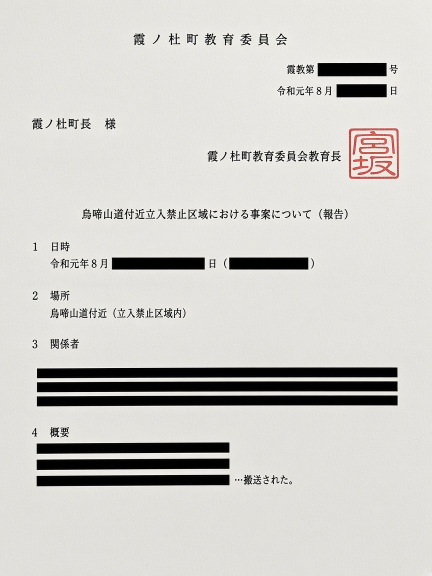
#> input picture scripts/pdf/assets/joho-scan-p2.jpg, 864 x 1152 px (shown at 1/2 size)
$ python -i to_scan_pdf.py   (imports and definitions only)   (older library calls are emulated)
#> lines starting #> are read from the running program, lines starting #| are printed output that depends on the picture; after the words box and inside, x2 and y2 are one past the last pixel; in counts of white or black regions, pixels touching at a corner belong together
"""Typst で組んだ公文書を、コピー機を通したスキャンに近づける。

紙は白のままにする。変えるのは文字で、縁をぼかし、輪郭を少し欠いて、インクの濃さにムラを付ける。
傾きは 0.1〜0.2 度。不開示の帯は、縁だけトナーのスレにし、内側は検査が通るほぼ一様な黒にする。

  python scripts/pdf/to_scan_pdf.py 入力.pdf 出力ディレクトリ
"""
from __future__ import annotations

import sys
from pathlib import Path

import cv2
import fitz
import numpy as np
from PIL import Image

A4 = (1985, 2808)  # 240dpi


def _bars(gray: np.ndarray) -> np.ndarray:
    """太い黒の帯のマスク。細い文字は含めない。"""
    h, w = gray.shape
    dark = gray < 48
    mask = np.zeros((h, w), np.uint8)
    runs: list[tuple[int, int, int]] = []
    for y in range(h):
        row = dark[y]
        x = 0
        while x < w:
            if row[x]:
                x0 = x
                while x < w and row[x]:
                    x += 1
                if x - x0 > 70:
                    runs.append((y, x0, x))
            else:
                x += 1
    used = [False] * len(runs)
    for i, (y, x0, x1) in enumerate(runs):
        if used[i]:
            continue
        used[i] = True
        y0, y1, ax0, ax1 = y, y, x0, x1
        grew = True
        while grew:
            grew = False
            for j, (yy, bx0, bx1) in enumerate(runs):
                if used[j] or yy < y0 or yy > y1 + 3:
                    continue
                if min(ax1, bx1) - max(ax0, bx0) < 40:
                    continue
                used[j] = True
                y1 = max(y1, yy)
                ax0, ax1 = min(ax0, bx0), max(ax1, bx1)
                grew = True
        if y1 - y0 >= 7:
            mask[y0 : y1 + 1, ax0:ax1] = 255
    return mask


def _scanned_type(rgb: np.ndarray, bars: np.ndarray, rng: np.random.Generator) -> np.ndarray:
    """紙は白。文字と罫線の輪郭だけ、スキャンのようにぼかし、欠き、濃さのムラを付ける。"""
    gray = cv2.cvtColor(rgb, cv2.COLOR_RGB2GRAY).astype(np.float32)
    red = (rgb[:, :, 0] > rgb[:, :, 1] + 28) & (rgb[:, :, 0] > 110)
    density = np.clip((236.0 - gray) / 236.0, 0, 1)
    density[bars > 0] = 0
    density[red] = 0
    # 縁（濃さが中間のところ）に粒を足して、輪郭をギザつかせる
    edge = cv2.Laplacian((density * 255).astype(np.uint8), cv2.CV_32F)
    edge = np.clip(np.abs(edge) / 80.0, 0, 1)
    speckle = rng.normal(0, 1, density.shape).astype(np.float32)
    speckle = cv2.GaussianBlur(speckle, (0, 0), 0.45)
    density = np.clip(density + speckle * (0.05 + 0.22 * edge), 0, 1)
    density = cv2.GaussianBlur(density, (0, 0), 1.25)
    density[bars > 0] = 0
    density[red] = 0
    # 画の中でも濃さを揺らす
    mottling = cv2.GaussianBlur(rng.normal(0, 1, density.shape).astype(np.float32), (0, 0), 1.4)
    darkness = np.clip(density * (0.86 + 0.08 * mottling), 0, 0.93)
    paper = np.full(rgb.shape, 252, np.float32)
    out = paper * (1.0 - darkness[..., None])
    return np.clip(out, 0, 255).astype(np.uint8)


def _press_seal(page: np.ndarray, original: np.ndarray, rng: np.random.Generator) -> np.ndarray:
    """朱印を、押しムラとインクの欠けがある押印にする。紙の色が透ける。"""
    red = (original[:, :, 0] > original[:, :, 1] + 28) & (original[:, :, 0] > 110)
    if not np.any(red):
        return page
    ys, xs = np.nonzero(red)
    pad = 6
    y0, y1 = max(0, int(ys.min()) - pad), min(page.shape[0], int(ys.max()) + pad + 1)
    x0, x1 = max(0, int(xs.min()) - pad), min(page.shape[1], int(xs.max()) + pad + 1)
    ink = red[y0:y1, x0:x1].astype(np.float32)
    ink = cv2.GaussianBlur(ink, (0, 0), 0.55)
    ch, cw = ink.shape
    pressure = rng.random((max(3, ch // 10), max(3, cw // 10))).astype(np.float32)
    pressure = cv2.resize(pressure, (cw, ch), interpolation=cv2.INTER_CUBIC)
    pressure = 0.05 + 0.95 * np.clip(pressure, 0, 1)
    # 片側が紙に乗っていない
    tilt = np.linspace(0.25, 1.0, cw, dtype=np.float32)
    if rng.random() < 0.5:
        tilt = tilt[::-1]
    pressure *= tilt[None, :]
    gaps = rng.random((ch, cw)).astype(np.float32)
    gaps = cv2.GaussianBlur(gaps, (0, 0), 0.9)
    ink *= pressure
    ink[gaps < 0.42] = 0
    vermilion = np.array([168, 32, 26], np.float32)
    paper = page[y0:y1, x0:x1].astype(np.float32)
    stamped = paper * (1.0 - ink[..., None]) + vermilion * (paper / 252.0) * ink[..., None]
    out = page.copy()
    out[y0:y1, x0:x1] = np.clip(stamped, 0, 255).astype(np.uint8)
    return out


def _patchy_grain(rgb: np.ndarray, rng: np.random.Generator) -> np.ndarray:
    """ざらつきの強さを場所で変える。きれいな面と、汚れた塊、横筋が混ざる。"""
    h, w = rgb.shape[:2]
    coarse = rng.normal(0, 1, (max(6, h // 90), max(6, w // 90))).astype(np.float32)
    coarse = cv2.GaussianBlur(cv2.resize(coarse, (w, h), interpolation=cv2.INTER_CUBIC), (0, 0), 8)
    # 大半はほぼ無地、ところどころだけ粒が濃い
    amp = np.clip(np.maximum(coarse - 0.35, 0) * 14, 0.15, 16)
    fine = rng.normal(0, 1, (h, w)).astype(np.float32)
    dust = np.zeros((h, w), np.float32)
    yy, xx = np.ogrid[0:h, 0:w]
    for _ in range(int(rng.integers(5, 9))):
        cx = int(rng.integers(0, w))
        cy = int(rng.integers(0, h))
        rad = float(rng.integers(40, 220))
        dust += np.exp(-((xx - cx) ** 2 + (yy - cy) ** 2) / (2 * rad * rad)) * float(rng.uniform(14, 32))
    streaks = np.zeros((h, w), np.float32)
    for _ in range(int(rng.integers(1, 3))):
        y0 = int(rng.integers(0, h))
        thick = int(rng.integers(2, 6))
        x0 = int(rng.integers(0, w // 2))
        length = int(rng.integers(w // 5, w // 2))
        y1, y2 = max(0, y0 - thick), min(h, y0 + thick)
        x2 = min(w, x0 + length)
        streaks[y1:y2, x0:x2] += float(rng.uniform(6, 12))
    grain = fine * amp - dust * 0.55 - streaks
    out = rgb.astype(np.float32) + grain[..., None]
    return np.clip(out, 0, 255).astype(np.uint8)


def _toner(mask: np.ndarray, rng: np.random.Generator) -> np.ndarray:
    """帯の縁はスレ、内側はほぼ一様なトナー黒（輝度のばらつきを検査の範囲に収める）。"""
    core = cv2.erode(mask, np.ones((11, 11), np.uint8), iterations=1)
    edge = (mask > 0) & (core == 0)
    tone = rng.normal(4.5, 0.45, mask.shape).astype(np.float32)
    scratch = rng.normal(28.0, 16.0, mask.shape).astype(np.float32)
    value = np.where(core > 0, tone, np.where(edge, scratch, 0))
    return np.clip(value, 0, 70)


def _skew(rgb: np.ndarray, bars: np.ndarray, angle: float) -> tuple[np.ndarray, np.ndarray]:
    h, w = rgb.shape[:2]
    matrix = cv2.getRotationMatrix2D((w / 2, h / 2), angle, 1.0)
    paper = tuple(int(v) for v in rgb[8, 8])
    turned = cv2.warpAffine(rgb, matrix, (w, h), flags=cv2.INTER_LINEAR, borderMode=cv2.BORDER_CONSTANT, borderValue=paper)
    mask = cv2.warpAffine(bars, matrix, (w, h), flags=cv2.INTER_NEAREST, borderMode=cv2.BORDER_CONSTANT, borderValue=0)
    return turned, mask


def scan_page(rgb: np.ndarray, seed: int = 1) -> np.ndarray:
    """1ページ分。戻りは RGB uint8。帯の内側はほぼ一様な黒。"""
    if rgb.dtype != np.uint8 or rgb.ndim != 3:
        raise ValueError("RGB uint8 の画像が必要です")
    rng = np.random.default_rng(seed)
    angle = float(rng.uniform(0.1, 0.2) * rng.choice(np.array([-1.0, 1.0])))
    gray = cv2.cvtColor(rgb, cv2.COLOR_RGB2GRAY)
    bars = _bars(gray)
    typed = _press_seal(_patchy_grain(_scanned_type(rgb, bars, rng), rng), rgb, rng)
    turned, mask = _skew(typed, bars, angle)
    tone = _toner(mask, rng)
    turned[mask > 0] = tone[mask > 0, None]
    return turned


# [21 lines left out: functions scan_pdf, main, not called in this run]


# [2 lines not run here, left out]

>>> import cv2
>>> picture = cv2.cvtColor(cv2.imread('assets/joho-scan-p2.jpg'), cv2.COLOR_BGR2RGB)
>>> result = scan_page(picture)
#> in _bars, `dark = gray < 48`:
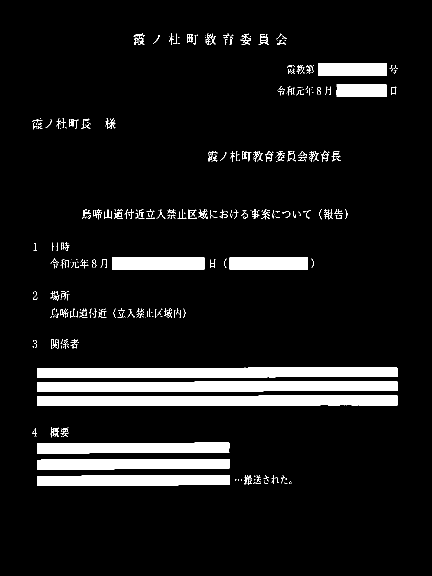
#> dark: shape (1152, 864) bool (shown at 1/2 size); 8.7% white; 441 white regions (286 under 20 px), largest, box (x1, y1, x2, y2) and area: (74, 791, 795, 812) 13985, (74, 763, 795, 784) 13901, (74, 735, 795, 756) 13737
#> after the loop in _bars, `for y in range(h):`: runs = 227 items, first 6: (126, 636, 773), (127, 636, 773), (128, 636, 773), (129, 636, 773), (130, 636, 773), (131, 636, 773)
#> in _bars, `used = [False] * len(runs)`: used = 227 items, first 6: False, False, False, False, False, False
#> the loop in _bars, `for i, (y, x0, x1) in enumerate(runs):` made 227 passes
#> after the loop in _bars, `for i, (y, x0, x1) in enumerate(runs):`:
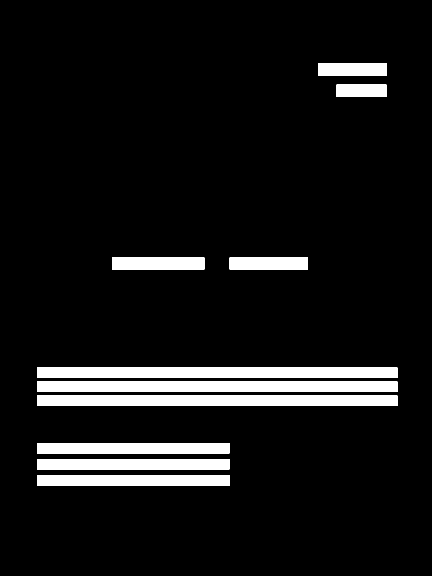
#> mask: shape (1152, 864) (shown at 1/2 size); 8.5% white; 10 white regions, largest, box (x1, y1, x2, y2) and area: (74, 735, 795, 756) 15141, (74, 763, 795, 784) 15141, (74, 791, 795, 812) 15141
#> after the loop in _bars, `for i, (y, x0, x1) in enumerate(runs):`: used = 227 items, first 6: True, True, True, True, True, True
#> in _patchy_grain, `h, w = rgb.shape[:2]`: h = 1152; w = 864
#> in _patchy_grain, `amp = np.clip(np.maximum(coarse - 0.35, 0) * 14, 0.15, 16)`:
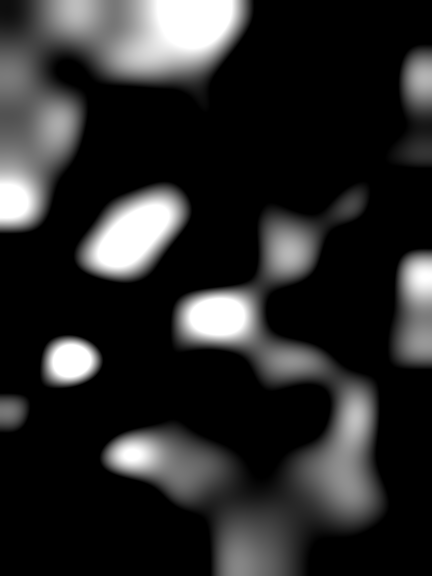
#> amp: shape (1152, 864) float32 (shown at 1/2 size); min 0.15, max 16, mean 2.76; drawn with min black and max white
#> in _patchy_grain, `yy, xx = np.ogrid[0:h, 0:w]`: yy = 1152 values from 0 to 1151
#> the loop in _patchy_grain, `for _ in range(int(rng.integers(5, 9))):` made 8 passes
#> (cx, cy) on passes 1 to 8: (451, 317), (861, 328), (787, 571), (193, 806), (627, 172), (452, 908), (815, 312), (431, 887)
#> after the loop in _patchy_grain, `for _ in range(int(rng.integers(5, 9))):`:
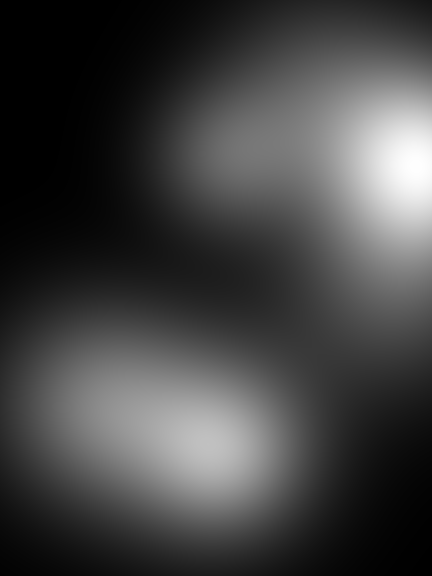
#> dust: shape (1152, 864) float32 (shown at 1/2 size); min 0.000501, max 63.97, mean 16.7; drawn with min black and max white
#> the loop in _patchy_grain, `for _ in range(int(rng.integers(1, 3))):` made 2 passes
#> (y0, x0, length, y1, y2, x2) on passes 1 to 2: (574, 219, 299, 569, 579, 518), (86, 71, 254, 84, 88, 325)
#> in _patchy_grain, `return np.clip(out, 0, 255).astype(np.uint8)`:
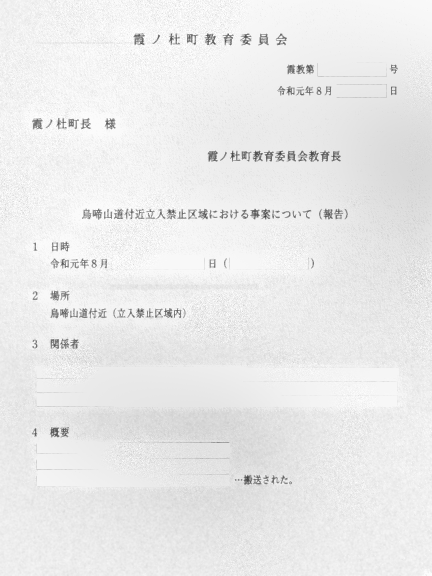
#> returned value: shape (1152, 864, 3) (shown at 1/2 size); min 40, max 255, mean 234.1
#> in _press_seal, `y0, y1 = max(0, int(ys.min()) - pad), min(page.shape[0], int(ys.max())..`: y0 = 0; y1 = 1152
#> in _press_seal, `x0, x1 = max(0, int(xs.min()) - pad), min(page.shape[1], int(xs.max())..`: x0 = 0; x1 = 864
#> in _press_seal, `ink[gaps < 0.42] = 0`:
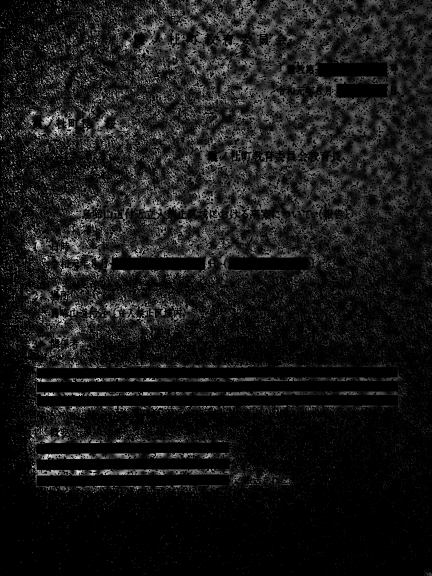
#> ink: shape (1152, 864) float32 (shown at 1/2 size); min 0, max 0.945, mean 0.0981
#> in _skew, `paper = tuple(int(v) for v in rgb[8, 8])`: paper = (238, 238, 238)
#> in scan_page, `turned[mask > 0] = tone[mask > 0, None]`:
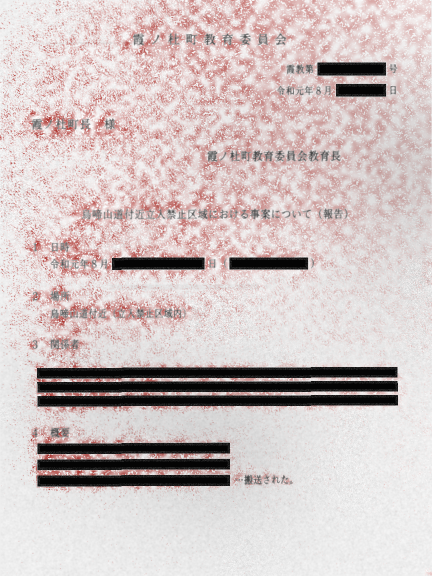
#> turned: shape (1152, 864, 3) (shown at 1/2 size); mean of channels 0, 1, 2 207.2, 194.6, 194.1; drawn as R, G, B

$ run again, on scripts/pdf/assets/joho-scan-p3.jpg
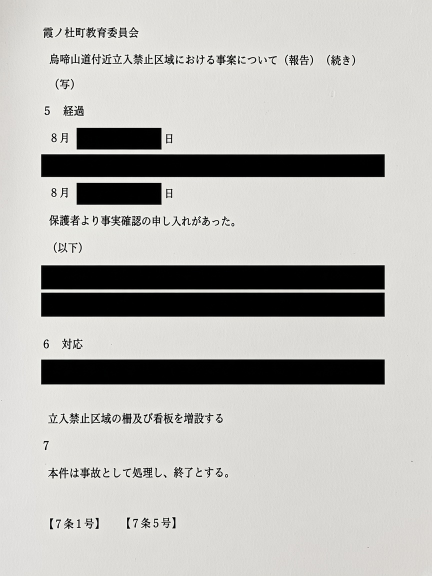
#> input picture scripts/pdf/assets/joho-scan-p3.jpg, 864 x 1152 px (shown at 1/2 size)
#> in _bars, `dark = gray < 48`:
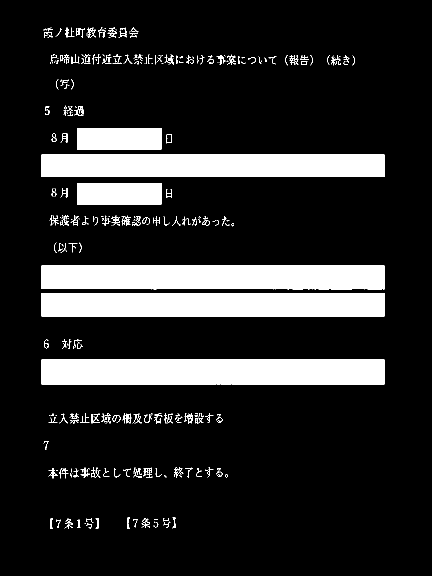
#> dark: shape (1152, 864) bool (shown at 1/2 size); 15.4% white; 342 white regions (181 under 20 px), largest, box (x1, y1, x2, y2) and area: (83, 719, 769, 769) 34297, (83, 531, 769, 579) 32378, (83, 586, 769, 633) 32242
#> after the loop in _bars, `for y in range(h):`: runs = 276 items, first 6: (256, 154, 323), (257, 154, 323), (258, 154, 323), (259, 154, 323), (260, 154, 323), (261, 154, 323)
#> in _bars, `used = [False] * len(runs)`: used = 276 items, first 6: False, False, False, False, False, False
#> the loop in _bars, `for i, (y, x0, x1) in enumerate(runs):` made 276 passes
#> after the loop in _bars, `for i, (y, x0, x1) in enumerate(runs):`: used = 276 items, first 6: True, True, True, True, True, True
#> red: shape (1152, 864) bool; 11.6% white; 6801 white regions (6714 under 20 px), largest, box (x1, y1, x2, y2) and area: (48, 41, 772, 869) 88030, (79, 913, 223, 967) 2045, (93, 1028, 200, 1065) 1241
#> in _patchy_grain, `h, w = rgb.shape[:2]`: h = 1152; w = 864
#> yy = 1152 values from 0 to 1151
#> the loop in _patchy_grain, `for _ in range(int(rng.integers(5, 9))):` made 8 passes
#> (cx, cy) on passes 1 to 8: (451, 317), (861, 328), (787, 571), (193, 806), (627, 172), (452, 908), (815, 312), (431, 887)
#> the loop in _patchy_grain, `for _ in range(int(rng.integers(1, 3))):` made 2 passes
#> (y0, x0, length, y1, y2, x2) on passes 1 to 2: (574, 219, 299, 569, 579, 518), (86, 71, 254, 84, 88, 325)
#> in _press_seal, `y0, y1 = max(0, int(ys.min()) - pad), min(page.shape[0], int(ys.max())..`: y0 = 0; y1 = 1143
#> in _press_seal, `x0, x1 = max(0, int(xs.min()) - pad), min(page.shape[1], int(xs.max())..`: x0 = 0; x1 = 862
#> in _skew, `paper = tuple(int(v) for v in rgb[8, 8])`: paper = (218, 218, 218)
#> core: shape (1152, 864); 11.2% white; 6 white regions, box (x1, y1, x2, y2) and area: (88, 723, 764, 765) 27017, (88, 535, 764, 574) 24992, (88, 590, 764, 629) 24992, (87, 313, 763, 350) 23640, (158, 261, 317, 295) 5237, (158, 371, 318, 405) 5227
#> in scan_page, `turned[mask > 0] = tone[mask > 0, None]`:
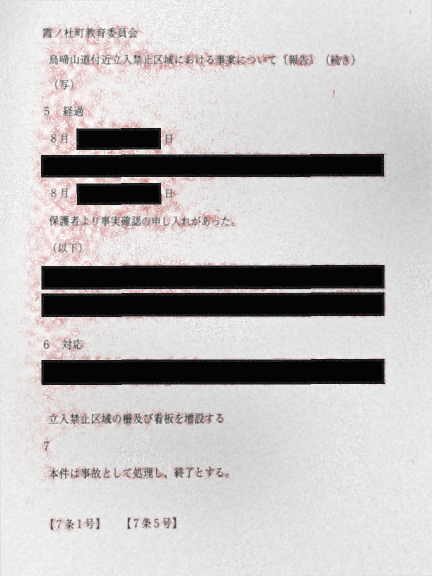
#> turned: shape (1152, 864, 3) (shown at 1/2 size); mean of channels 0, 1, 2 193.2, 190.4, 190.3; drawn as R, G, B
